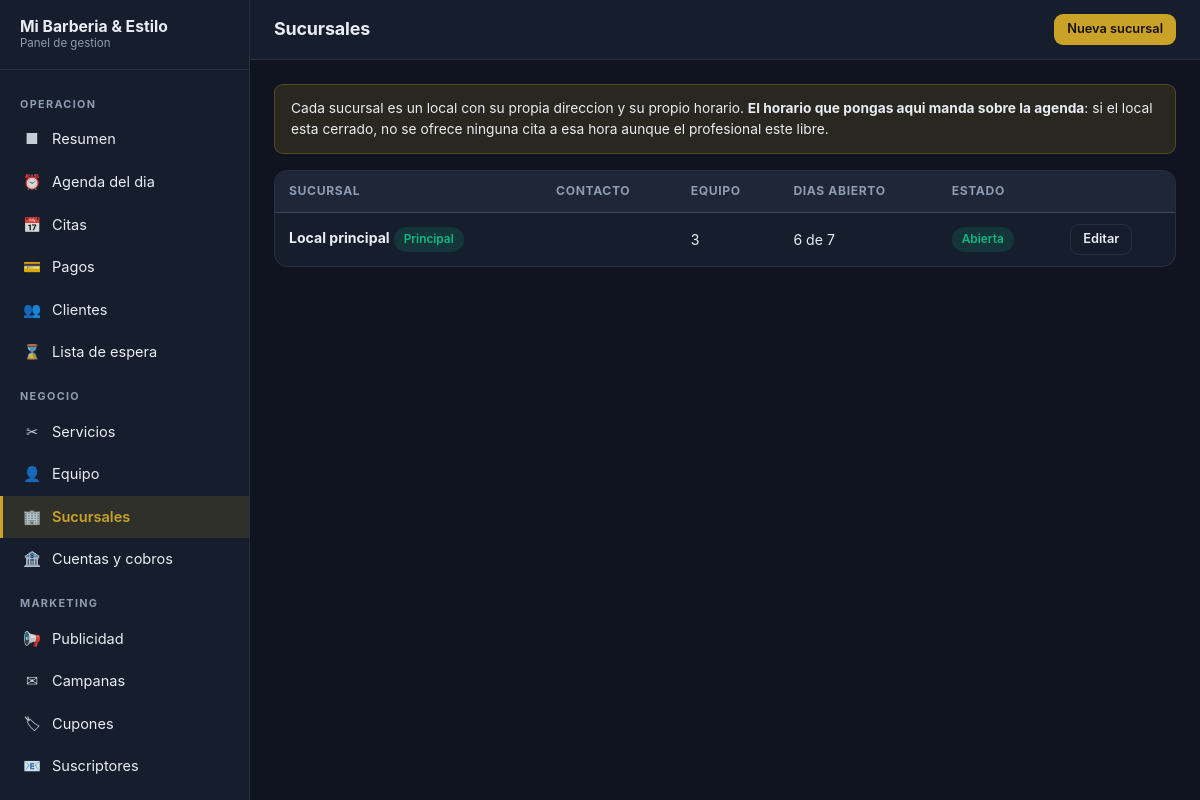
The app's page /panel/sucursales (signed in) with its own data.
### tables this page shows
CREATE TABLE `branches` (
  `id` int(10) unsigned NOT NULL AUTO_INCREMENT,
  `name` varchar(120) NOT NULL,
  `slug` varchar(140) NOT NULL,
  `address` varchar(255) NOT NULL DEFAULT '',
  `city` varchar(100) NOT NULL DEFAULT '',
  `phone` varchar(30) NOT NULL DEFAULT '',
  `whatsapp` varchar(30) NOT NULL DEFAULT '',
  `email` varchar(190) NOT NULL DEFAULT '',
  `latitude` decimal(10,7) DEFAULT NULL,
  `longitude` decimal(10,7) DEFAULT NULL,
  `maps_url` varchar(500) NOT NULL DEFAULT '',
  `photo_path` varchar(255) NOT NULL DEFAULT '',
  `timezone` varchar(64) NOT NULL DEFAULT 'America/Guayaquil',
  `is_active` tinyint(1) NOT NULL DEFAULT 1,
  `is_default` tinyint(1) NOT NULL DEFAULT 0,
  `sort_order` smallint(6) NOT NULL DEFAULT 0,
  `created_at` datetime NOT NULL,
  `updated_at` datetime NOT NULL,
  `deleted_at` datetime DEFAULT NULL,
  PRIMARY KEY (`id`),
  UNIQUE KEY `uq_branches_slug` (`slug`),
  KEY `idx_branches_active` (`is_active`,`deleted_at`)
);

### app/Views/admin/branches/index.php (the view, shortened to what the rows shown need)
<div class="card card--flush">
    <?php if ($branches === []): ?>
        <div class="empty-state">
            <p>Aun no has creado ninguna sucursal.</p>
            <a class="btn btn--primary" href="<?= e(url('/panel/sucursales/nueva')) ?>">Crear la primera</a>
        </div>
    <?php else: ?>
        <div class="table-wrap">
            <table class="data">
                <thead>
                    <tr>
                        <th>Sucursal</th>
                        <th>Contacto</th>
                        <th class="text-right">Equipo</th>
                        <th class="text-right">Dias abierto</th>
                        <th>Estado</th>
                        <th></th>
                    </tr>
                </thead>
                <tbody>
                    <?php foreach ($branches as $sucursal): ?>
                        <tr>
                            <td>
                                <strong><?= e((string) $sucursal['name']) ?></strong>
                                <?php if ((bool) $sucursal['is_default']): ?>
                                    <span class="pill pill--success">Principal</span>
                                <?php endif; ?>
                            </td>
                            <td class="text-small text-muted">
                            </td>
                            <td class="text-right"><?= (int) $sucursal['staff_count'] ?></td>
                            <td class="text-right">
                                <?php if ((int) $sucursal['open_days'] === 0): ?>
                                    <span class="pill pill--danger">Sin horario</span>
                                <?php else: ?>
                                    <?= (int) $sucursal['open_days'] ?> de 7
                                <?php endif; ?>
                            </td>
                            <td>
                                <?php if ((bool) $sucursal['is_active']): ?>
                                    <span class="pill pill--success">Abierta</span>
                                <?php else: ?>
                                    <span class="pill pill--danger">Cerrada</span>
                                <?php endif; ?>
                            </td>
                            <td>
                                <div class="actions">
                                    <a class="btn btn--ghost btn--sm"
                                       href="<?= e(url('/panel/sucursales/' . (int) $sucursal['id'] . '/editar')) ?>">
                                        Editar
                                    </a>
                                </div>
                            </td>
                        </tr>
                    <?php endforeach; ?>
                </tbody>
            </table>
        </div>
    <?php endif; ?>
</div>

### records on screen
branches: name "Local principal", is_default "Principal", staff_count "3", open_days "6", is_active "Abierta"

### other values on screen
str_limit($businessName, 22) "Mi Barberia & Estilo"
$groupLabel "OPERACION"
$item['icon'] "■"
$item['label'] "Resumen"
$item['icon'] "⏰"
$item['label'] "Agenda del dia"
$item['icon'] "📅"
$item['label'] "Citas"
$item['icon'] "💳"
$item['label'] "Pagos"
$item['icon'] "👥"
$item['label'] "Clientes"
$item['icon'] "⌛"
$item['label'] "Lista de espera"
$groupLabel "NEGOCIO"
